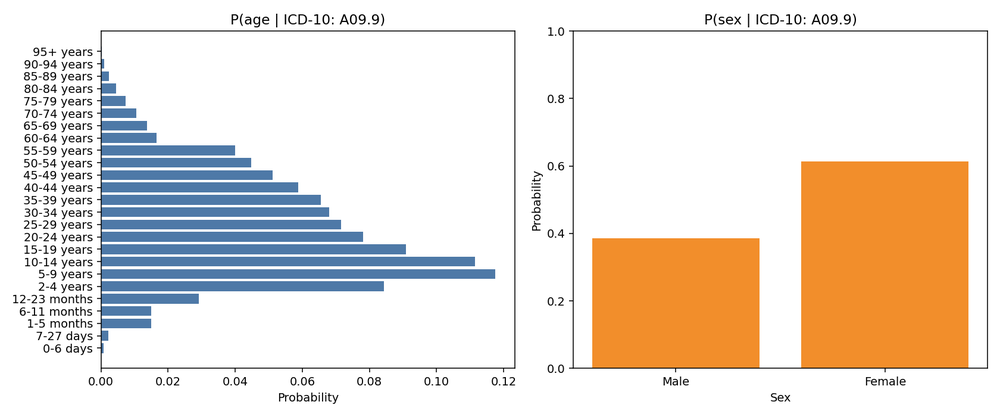
#> input picture src/basic_data/prevalence_A09_9.png, 1000 x 417 px, shrunk from 1680 x 700 before the run
$ python -i eurostat_data.py   (imports and definitions only)
#> lines starting #> are read from the running program, lines starting #| are printed output that depends on the picture
import eurostat
import matplotlib.pyplot as plt
import pandas as pd

RAW_DATASET_CODES = ['A-T_Z', 'A-T_Z_XNB', 'A00-A08', 'A09', 'A15-A19_B90', 'A40_A41', 'ABORT_OTH', 'ARTHROPAT_OTH', 'A_B', 'A_B_OTH', 'B20-B24', 'C00-D48', 'C18-C21', 'C33_C34', 'C43_C44', 'C50', 'C53-C55', 'C56', 'C61', 'C67', 'C_OTH', 'D00-D09', 'D00-D48_OTH', 'D12', 'D25', 'D50-D64', 'D50-D89', 'D65-D89', 'E', 'E10-E14', 'E_OTH', 'F', 'F00-F03', 'F10', 'F11-F19', 'F20-F29', 'F30-F39', 'F_OTH', 'G', 'G30', 'G35', 'G40_G41', 'G45', 'G_OTH', 'H00-H59', 'H00-H59_OTH', 'H25_H26_H28', 'H60-H95', 'I', 'I10-I15', 'I20', 'I21_I22', 'I23-I25', 'I26-I28', 'I44-I49', 'I50', 'I60-I69', 'I70', 'I83', 'INJ_HEAD_OTH', 'INJ_OTH', 'INTESTINE_OTH', 'I_OTH', 'J', 'J00-J11', 'J12-J18', 'J20-J22', 'J35', 'J40-J44_J47', 'J45_J46', 'J60-J99', 'K', 'K00-K08', 'K09-K14', 'K20-K23', 'K25-K28', 'K29-K31', 'K35-K38', 'K40', 'K41-K46', 'K50_K51', 'K52', 'K56', 'K57', 'K60-K62', 'K70', 'K71-K77', 'K80', 'K81-K83', 'K85-K87', 'K_OTH', 'L', 'L00-L08', 'L20-L45', 'L_OTH', 'M', 'M16', 'M17', 'M23', 'M30-M36', 'M40-M49', 'M50_M51', 'M53_M80-M99', 'M54', 'M60-M79', 'N', 'N00-N16', 'N17-N19', 'N20-N23', 'N25-N39', 'N40', 'N41-N51', 'N60-N64', 'N70-N77', 'N91-N95', 'N_OTH', 'O', 'O04', 'O10-O48', 'O60-O75', 'O80', 'O81-O84', 'O85-O92', 'O95-O99', 'P', 'P07', 'P_OTH', 'Q', 'R', 'R07', 'R10', 'R69', 'R_OTH', 'S06', 'S52', 'S72', 'S82', 'S_T', 'S_T_OTH', 'T20-T32', 'T36-T65', 'T80-T88', 'T90-T98', 'UPRESPIR_OTH', 'U_COV19', 'U_COV19_OTH', 'Z', 'Z03', 'Z30', 'Z38', 'Z51', 'Z_OTH']

INPUT_ICD_CODE = 'A09.9'
TOP_AGES = 15
MAKE_PLOT = True


def get_dataset_code(input: str) -> str | None:
    if "." in input:
        input = input.split(".")[0]
    if input in RAW_DATASET_CODES:
        return input
    else:
        selection = [code for code in RAW_DATASET_CODES if input[0] in code]
        if len(selection) == 1:
            return selection[0]
        else:
            for c in selection:
                if "_" in c:
                    c_splitted = c.split("_")
                    if input in c_splitted:
                        return c
                    else:
                        for cs in c_splitted:
                            if "-" in c_splitted:
                                c_inter = cs.split("-")
                                a = int(c_inter[0][1:])
                                b = int(c_inter[1][1:])
                                if (a <= int(input[1:]) <= b) and input[0] == c_inter[0][0]:
                                    return c
                        if input[0] in c_splitted:
                             return c
    if input[0] in RAW_DATASET_CODES:
        return input[0]
    return None

# [104 lines left out: functions to_long_format, save_plot, main, not called in this run]


# [2 lines not run here, left out]

>>> import cv2
>>> picture = cv2.imread('prevalence_A09_9.png', cv2.IMREAD_GRAYSCALE)
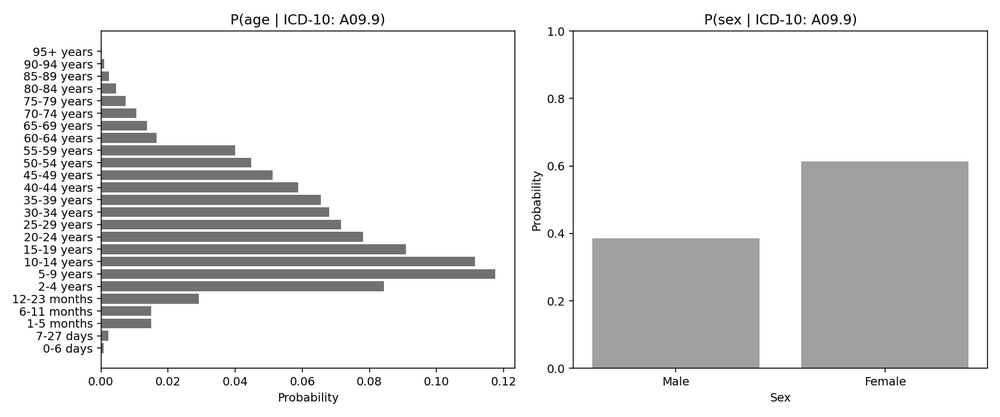
#> picture: shape (417, 1000); min 0, max 255, mean 225.1
#> (the run stopped early here; a loop or call above may not have finished)

$ run again, on src/basic_data/prevalence_C50.png
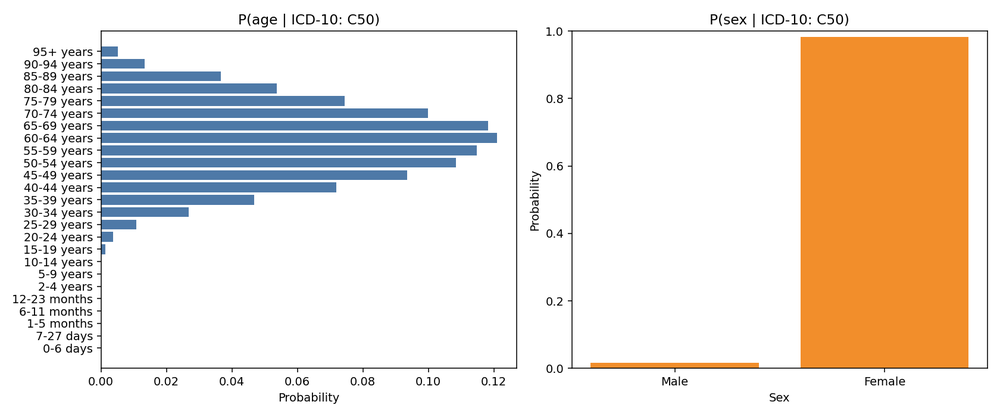
#> input picture src/basic_data/prevalence_C50.png, 1000 x 417 px, shrunk from 1680 x 700 before the run
#> `picture = cv2.imread('prevalence_A09_9.png', cv2.IMREAD_GRAYSCALE)`:
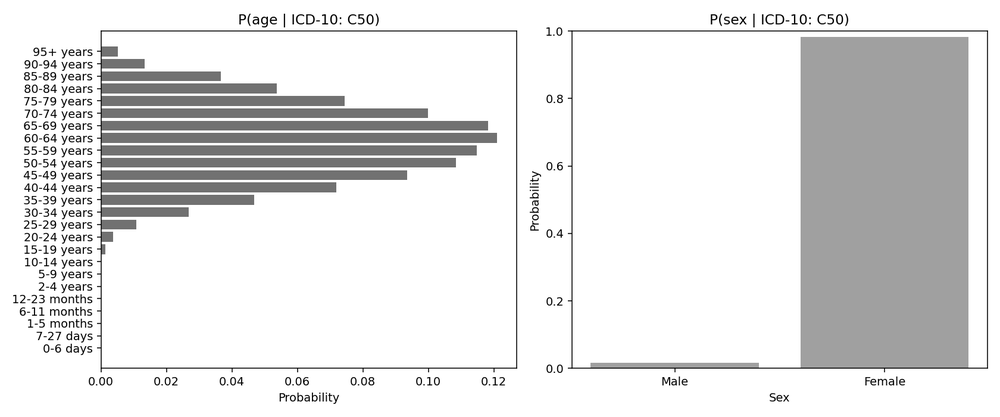
#> picture: shape (417, 1000); min 0, max 255, mean 225.3
